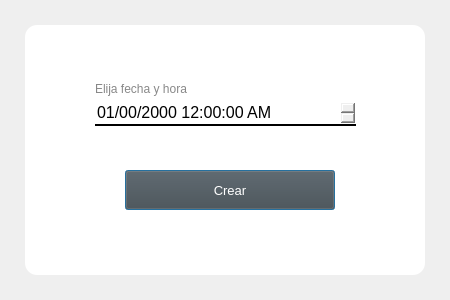
<?xml version="1.0" encoding="UTF-8"?>
<ui version="4.0">
 <class>Dialog</class>
 <widget class="QDialog" name="Dialog">
  <property name="geometry">
   <rect>
    <x>0</x>
    <y>0</y>
    <width>450</width>
    <height>300</height>
   </rect>
  </property>
  <property name="windowTitle">
   <string>Crear Programación</string>
  </property>
  <widget class="QDateTimeEdit" name="dateTimeEdit">
   <property name="geometry">
    <rect>
     <x>95</x>
     <y>100</y>
     <width>261</width>
     <height>26</height>
    </rect>
   </property>
   <property name="font">
    <font>
     <pointsize>12</pointsize>
    </font>
   </property>
   <property name="styleSheet">
    <string notr="true">border-top-color: white; border-left-color: white; border-right-color: white; border-bottom-width: 2px; border-style:solid;</string>
   </property>
   <property name="displayFormat">
    <string>dd/mm/yyyy hh:mm:ss AP</string>
   </property>
  </widget>
  <widget class="QLabel" name="date_time_title">
   <property name="geometry">
    <rect>
     <x>95</x>
     <y>80</y>
     <width>261</width>
     <height>17</height>
    </rect>
   </property>
   <property name="styleSheet">
    <string notr="true">color: rgb(136, 136, 136);</string>
   </property>
   <property name="text">
    <string>Elija fecha y hora</string>
   </property>
  </widget>
  <widget class="QPushButton" name="pushButton">
   <property name="geometry">
    <rect>
     <x>125</x>
     <y>170</y>
     <width>210</width>
     <height>40</height>
    </rect>
   </property>
   <property name="font">
    <font>
     <pointsize>10</pointsize>
    </font>
   </property>
   <property name="cursor">
    <cursorShape>PointingHandCursor</cursorShape>
   </property>
   <property name="styleSheet">
    <string notr="true">background-color: rgb(72, 72, 72); color: rgb(255, 255, 255);</string>
   </property>
   <property name="text">
    <string>Crear</string>
   </property>
  </widget>
  <widget class="QFrame" name="bg_card">
   <property name="geometry">
    <rect>
     <x>25</x>
     <y>25</y>
     <width>400</width>
     <height>250</height>
    </rect>
   </property>
   <property name="styleSheet">
    <string notr="true">background-color: rgb(255, 255, 255); border-radius: 12;</string>
   </property>
   <property name="frameShape">
    <enum>QFrame::StyledPanel</enum>
   </property>
   <property name="frameShadow">
    <enum>QFrame::Raised</enum>
   </property>
  </widget>
  <zorder>bg_card</zorder>
  <zorder>dateTimeEdit</zorder>
  <zorder>date_time_title</zorder>
  <zorder>pushButton</zorder>
 </widget>
 <resources/>
 <connections/>
</ui>
